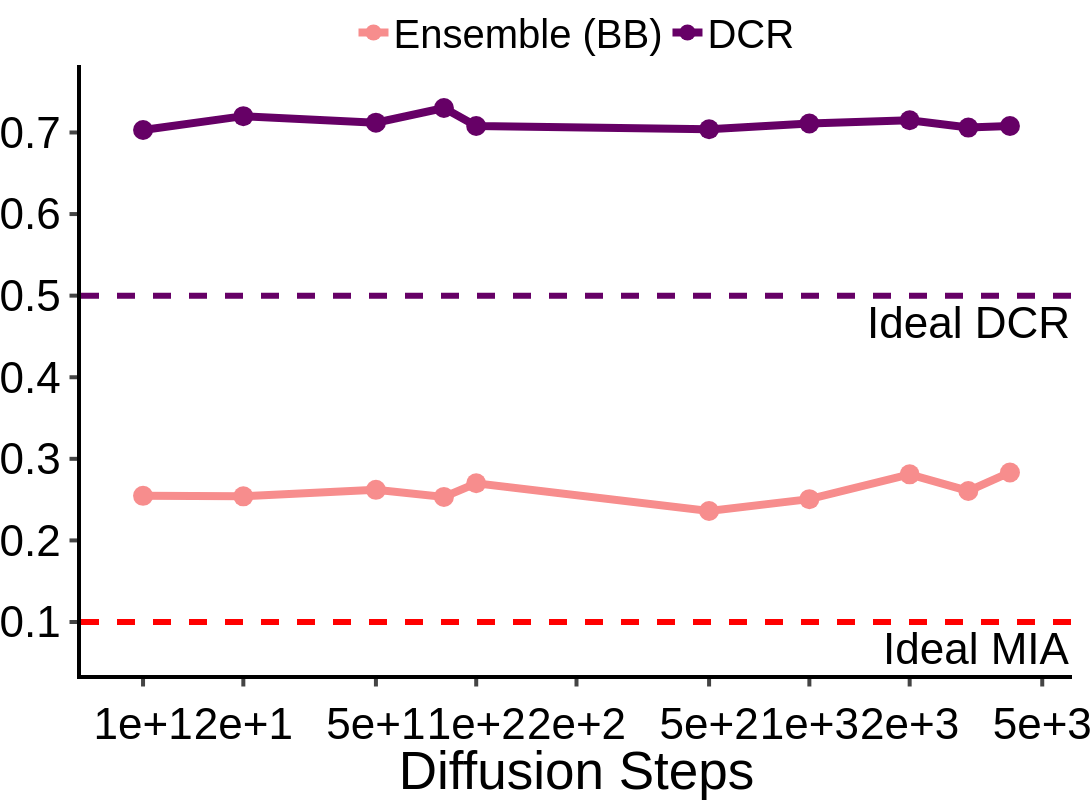

Notebook code for this chart:
### Code cell
df = {"Diffusion Steps": diffusion_steps, "Ensemble (BB)": diffusion_steps_bb, "DCR": diffusion_steps_dcr}

fig = px.line(
    data_frame=df,
    x="Diffusion Steps",
    y=["Ensemble (BB)", "DCR"],
    markers=True,

)
fig.data[0].line.color = "#f78d8d"
fig.data[1].line.color = "#660066"
fig.add_hline(y=0.1, line_dash="dash", line_color="red", annotation_text="Ideal MIA", annotation_position="bottom right", line_width=6)
fig.add_hline(y=1/2, line_dash="dash", line_color="#660066", annotation_text="Ideal DCR", annotation_position="bottom right", line_width=6)
fig.update_layout(
    xaxis=dict(
        tickmode='array',
        tickvals=[1e01, 2e01, 5e01, 1e02, 2e02, 5e02, 1e03, 2e03, 5e03],
    ),
)
fig.update_xaxes(
    type="log", ticks="outside", tickwidth=4, ticklen=7.5, linewidth=4, linecolor="black", tickangle=0, title_font_family="Helvetica", tickfont_family="Helvetica", tickfont_size=FONT_SIZE, tickformat=".1E"
)
fig.update_yaxes(
    ticks="outside", tickwidth=4, ticklen=7.5, linewidth=4, linecolor="black", title = "Metric Score", tickangle=0, title_font_family="Helvetica", tickfont_family="Helvetica", tickfont_size=FONT_SIZE,
)
fig.update_traces(marker=dict(size=20), line=dict(width=8))
fig.update_traces(marker=dict(size=20), line=dict(width=8))

customize_figure_layout(fig)
fig.update_yaxes(title_text=None)
save_and_display_figure(fig, "diabetes_ensemble_dcr_diffusion_steps", plots_dir)

### Figure 1 — Plotly figure (JSON) as saved in the notebook; plotly's stock layout.template omitted (floating-point values rounded to 4 significant figures)
{"data": [{"hovertemplate": "variable=Ensemble (BB)<br>Diffusion Steps=%{x}<br>value=%{y}<extra></extra>", "legendgroup": "Ensemble (BB)", "line": {"color": "#f78d8d", "dash": "solid", "width": 8}, "marker": {"size": 20, "symbol": "circle"}, "mode": "lines+markers", "name": "Ensemble (BB)", "orientation": "v", "showlegend": true, "type": "scatter", "x": [10, 20, 50, 80, 100, 500, 1000, 2000, 3000, 4000], "xaxis": "x", "y": [0.2546, 0.254, 0.262, 0.2533, 0.27, 0.236, 0.2506, 0.281, 0.2606, 0.2833], "yaxis": "y"}, {"hovertemplate": "variable=DCR<br>Diffusion Steps=%{x}<br>value=%{y}<extra></extra>", "legendgroup": "DCR", "line": {"color": "#660066", "dash": "solid", "width": 8}, "marker": {"size": 20, "symbol": "circle"}, "mode": "lines+markers", "name": "DCR", "orientation": "v", "showlegend": true, "type": "scatter", "x": [10, 20, 50, 80, 100, 500, 1000, 2000, 3000, 4000], "xaxis": "x", "y": [0.703, 0.72, 0.712, 0.73, 0.708, 0.704, 0.711, 0.715, 0.706, 0.708], "yaxis": "y"}], "layout": {"annotations": [{"showarrow": false, "text": "Ideal MIA", "x": 1, "xanchor": "right", "xref": "x domain", "y": 0.1, "yanchor": "top", "yref": "y"}, {"showarrow": false, "text": "Ideal DCR", "x": 1, "xanchor": "right", "xref": "x domain", "y": 0.5, "yanchor": "top", "yref": "y"}], "font": {"color": "black", "family": "Helvetica", "size": 44}, "height": 800, "legend": {"font": {"size": 40}, "orientation": "h", "title": {"font": {"family": "Helvetica"}, "text": ""}, "tracegroupgap": 0, "valign": "top", "x": 0.5, "xanchor": "center", "y": 1, "yanchor": "bottom"}, "margin": {"b": 0, "l": 0, "pad": 0, "r": 0, "t": 40}, "plot_bgcolor": "white", "shapes": [{"line": {"color": "red", "dash": "dash", "width": 6}, "type": "line", "x0": 0, "x1": 1, "xref": "x domain", "y0": 0.1, "y1": 0.1, "yref": "y"}, {"line": {"color": "#660066", "dash": "dash", "width": 6}, "type": "line", "x0": 0, "x1": 1, "xref": "x domain", "y0": 0.5, "y1": 0.5, "yref": "y"}], "title": {"font": {"family": "Helvetica"}, "x": 0.5, "y": 0.99}, "width": 1200, "xaxis": {"anchor": "y", "automargin": true, "domain": [0, 1], "linecolor": "black", "linewidth": 4, "tickangle": 0, "tickfont": {"family": "Helvetica", "size": 44}, "tickformat": ".1E", "ticklen": 7.5, "tickmode": "array", "ticks": "outside", "tickvals": [10, 20, 50, 100, 200, 500, 1000, 2000, 5000], "tickwidth": 4, "title": {"font": {"family": "Helvetica"}, "text": "Diffusion Steps"}, "type": "log"}, "yaxis": {"anchor": "x", "automargin": true, "domain": [0, 1], "linecolor": "black", "linewidth": 4, "tickangle": 0, "tickfont": {"family": "Helvetica", "size": 44}, "ticklen": 7.5, "ticks": "outside", "tickwidth": 4, "title": {"font": {"family": "Helvetica"}}}}}
